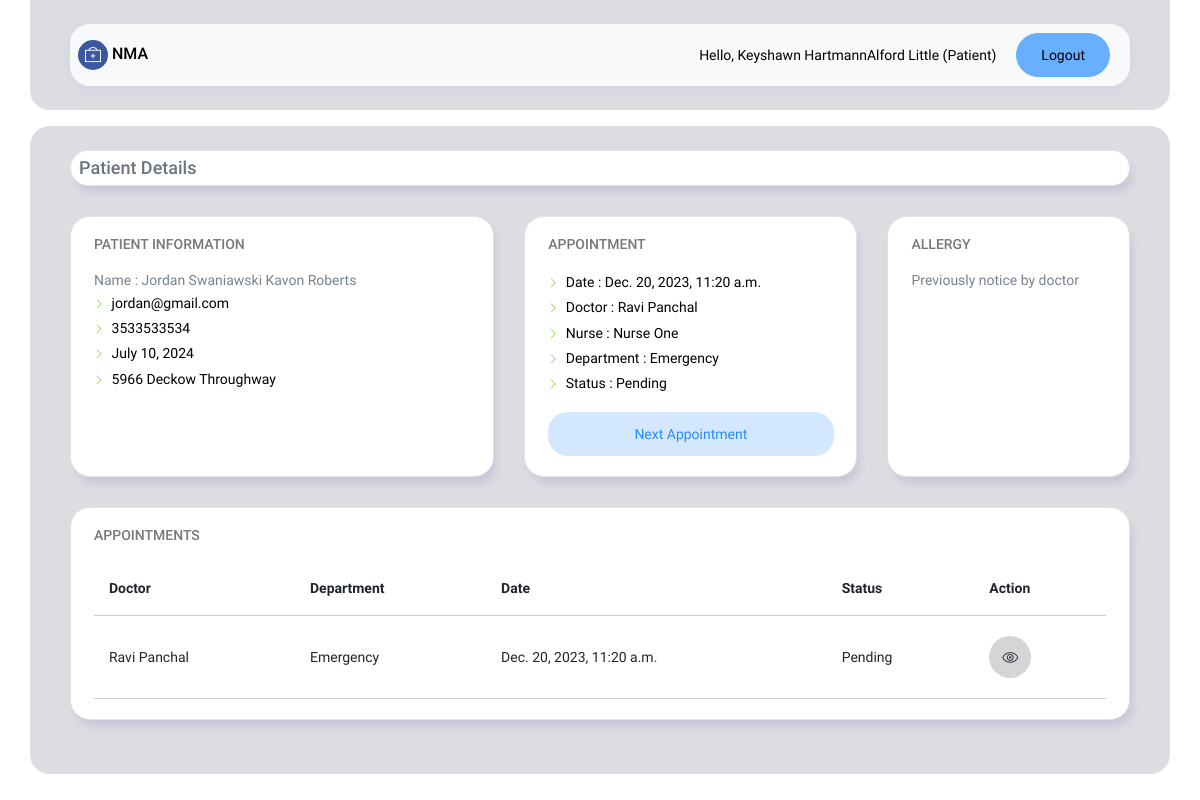
The app's page /patient-details/2 (signed in) with its own data.
### app/models.py (models this page shows, shortened)
class Patient(models.Model):
    GENDER = [
        ('Male', 'Male'),
        ('Female', 'Female'),
    ]
    user = models.OneToOneField(User, null=True, blank=True, on_delete=models.CASCADE)
    number = models.CharField(max_length=20, null=True, blank=True)
    gender = models.CharField(max_length=100, choices=GENDER)
    dob = models.DateField()
    address = models.CharField(max_length=100)
    created_date = models.DateTimeField(auto_now_add=True, null=True)

class Appointment(models.Model):
    STATUS = [
        ('Pending', 'Pending'),
        ('InProgress', 'InProgress'),
        ('Completed', 'Completed'),
    ]
    patient = models.ForeignKey(Patient,null=True,on_delete=models.SET_NULL)
    doctor = models.ForeignKey(Staff,null=True, related_name='doctor_appts',on_delete=models.SET_NULL)
    nurse = models.ForeignKey(Staff,null=True, related_name='nurse_appts',on_delete=models.SET_NULL)
    receptionits = models.ForeignKey(Staff,null=True, related_name='recep_appts',on_delete=models.SET_NULL)
    department = models.ForeignKey(Department,null=True,on_delete=models.SET_NULL)
    app_date = models.DateTimeField()
    status = models.CharField(max_length=35, choices=STATUS, null=True)
    created_date = models.DateTimeField(auto_now_add=True, null=True)

class Staff(models.Model):
    GENDER = [
        ('Male', 'Male'),
        ('Female', 'Female'),
    ]
    POSITION = [
        ('NURSE','NURSE'),
        ('DOCTOR', 'DOCTOR'),
        ('RECEPTIONIST', 'RECEPTIONIST'),
    ]
    SHIFT = [
        ('9AM-5PM','9AM-5PM'),
        ('6PM-12AM', '6PM-12AM'),
        ('12AM-6AM', '12AM-6AM')
    ]
    user = models.OneToOneField(User, null=True, blank= True, on_delete=models.CASCADE)
    department = models.ForeignKey(Department,on_delete=models.SET_NULL,null=True,blank=True)
    position = models.CharField(max_length=100, choices=POSITION)
    gender = models.CharField(max_length=10, choices=GENDER)
    shift = models.CharField(max_length=35, choices=SHIFT)
    dob = models.DateField(null=True, blank=True)
    address = models.CharField(max_length=100)
    number = models.CharField(max_length=20)
    created_date = models.DateTimeField(auto_now_add=True, null=True)

class Department(models.Model):
    name = models.CharField(max_length=100)
    created_date = models.DateTimeField(auto_now_add=True, null=True)
    def __str__(self):
        return self.name

### app/decorators.py (the view)
        def wrapper_func(request, *args, **kwargs):
            position = getCurrentUserPosition(request.user)
            if position in allowed_roles:
                return view_func(request, *args, **kwargs)
            else:
                return HttpResponse('You do not permissions to view this page!')

### app/templatetags/filterData.py (called while the page is built)
@register.simple_tag
def getCurrentUserPosition(user):
    staff = Staff.objects.filter(user=user)
    patient = Patient.objects.filter(user=user)
    position = 'Admin'
    if staff.exists():
        position = staff.first().position
    else:
        if patient.exists():
            position = 'Patient'
    return position

### templates/patient-details.html (shortened to what this page needs)
{% extends 'base.html' %}
{% block content %}
{% load static %}
{% load filterData %}
{% getCurrentUserPosition user as position %}
<div class="container content-wrapper my-3" style="border-radius:20px;">
  <div class="row">
    <div class="col-md-12 grid-margin stretch-card">
      <div class="card " style="border-radius:20px;">
        <div class="card-body d-flex justify-content-between align-items-center p-2">
          <div>
            <h4 class="text-secondary mb-0">
              Patient Details
            </h4>
          </div>
        </div>
      </div>
    </div>
  </div>
  <div class="row">
    <div class="col-lg-5 grid-margin stretch-card">
        <div class="card" style="border-radius:20px;">
            <div class="card-body d-flex flex-column">
              <h4 class="card-title">Patient Information</h4>
              <p class="card-description m-0">Name : {{patientData.user.first_name}} {{patientData.user.last_name}}</p>
              <ul class="list-arrow">
                <li>{{patientData.user.email}}</li>
                <li>{{patientData.number}}</li>
                <li>{{patientData.dob}}</li>
                <li>{{patientData.address}}</li>
              </ul>
            </div>
        </div>
    </div>
    <div class="col-lg-4 grid-margin stretch-card">
      <div class="card" style="border-radius:20px;">
          <div class="card-body d-flex flex-column">
              <h4 class="card-title">Appointment</h4>
              <ul class="list-arrow">
                  <li>Date : {{nextAppointment.app_date}}</li>
                  <li>Doctor : {{nextAppointment.doctor.user.first_name}} {{nextAppointment.doctor.user.last_name}}</li>
                  <li>Nurse : {{nextAppointment.nurse.user.first_name}} {{nextAppointment.nurse.user.last_name}}</li>
                  <li>Department : {{nextAppointment.department}}</li>
                  <li>Status : {{nextAppointment.status}}</li>
              </ul>
              {% if nextAppointment %}
                <a href="{% url "appointment-details" nextAppointment.id %}" class="btn btn-inverse-primary w-100 mt-auto mx-auto " style="border-radius:20px;">Next Appointment</a>
              {% endif %}
          </div>
      </div>
    </div>
    <div class="col-lg-3 grid-margin stretch-card">
        <div class="card" style="border-radius:20px;">
            <div class="card-body">
              <h4 class="card-title">
                Allergy
              </h4>
              <p class="card-description m-0">Previously notice by doctor</p>
            </div>
        </div>
    </div>
  </div>
  <div class="row">
    <div class="col-lg-12 grid-margin stretch-card">
        <div class="card" style="border-radius:20px;">
          <div class="card-body">
            <h4 class="card-title">Appointments</h4>
            <div class="table-responsive">
              <table class="table">
                <thead>
                  <tr>
                    <th>Doctor</th>
                    <th>Department</th>
                    <th>Date</th>
                    <th>Status</th>
                    <th>Action</th>
                  </tr>
                </thead>
                <tbody>
                  {% for a in patientData.appointment_set.all|dictsort:"app_date"  %}
                    <tr>
                      <td>{{a.doctor.user.first_name}} {{a.doctor.user.last_name}}</td>
                      <td>{{a.department.name}}</td>
                      <td>{{a.app_date}}</td>
                      <td>{{a.status}}</td>
                      <td>
                        <a href="{% url "appointment-details" a.id %}" class="d-flex align-items-center justify-content-center btn btn-inverse-dark btn-icon btn-rounded">
                          <i class="ti-eye"></i>
                        </a>
                      </td>
                    </tr>
                  {% endfor %}
                </tbody>
              </table>
            </div>
          </div>
        </div>
    </div>
  </div>
</div>
{% endblock content %}

### templates/common/header.html (shortened to what this page needs)
{% load filterData %}
{% getCurrentUserPosition user as position %}
  <div class="container content-wrapper" style="border-bottom-left-radius:20px;border-bottom-right-radius:20px;">
    <nav class="navbar navbar-expand-lg navbar-light bg-light"  style="border-radius:20px;">
        <h5 class="m-2" >
            <button type="button" class="btn btn-social-icon btn-facebook btn-rounded btn-sm" style="width: 30px;height: 30px;"><i class="ti-support"></i></button>
            NMA
        </h5>
        <span class="hello-msg">Hello, {{ request.user }} ({{position}})</span>
        <span class="hello-msg"><a class="btn btn-info btn-rounded" href="{% url 'logout' %}">Logout</a></span>
    </nav>
  </div>

### templates/common/header.html (style rules this page uses)
.hello-msg { font-size: 14px; margin-right: 20px; }

### records on screen
Patient: user.first_name "Jordan Swaniawski", user.last_name "Kavon Roberts", user.email "jordan@gmail.com", number "3533533534", dob "July 10, 2024", address "5966 Deckow Throughway"
Appointment: app_date "Dec. 20, 2023, 11:20 a.m.", doctor.user.first_name "Ravi", doctor.user.last_name "Panchal", nurse.user.first_name "Nurse", nurse.user.last_name "One", department "Emergency", status "Pending", department.name "Emergency"

### other values on screen
{{ request.user }} "Keyshawn HartmannAlford Little"
{{ position }} "Patient"
